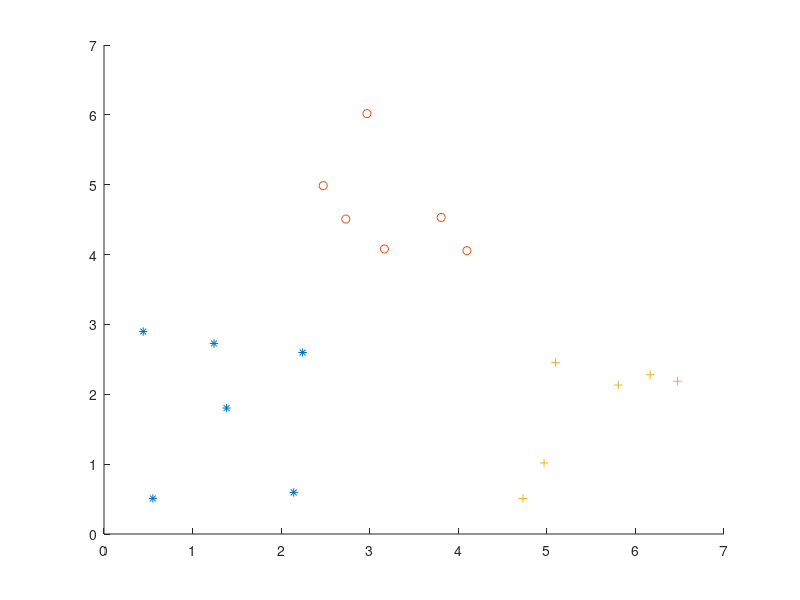

The MATLAB source for this figure: (Note: this script raises an error after producing the figure.)
clc;clear;

x1(1,1)=2.1418;x1(1,2)=0.5950;x1(2,1)=0.5519;x1(2,2)=0.5091;
x1(3,1)=1.3836;x1(3,2)=1.8033;x1(4,1)=1.2419;x1(4,2)=2.7278;
x1(5,1)=0.4427;x1(5,2)=2.8981;x1(6,1)=2.2427;x1(6,2)=2.5981;

x2(1,1)=2.7302;x2(1,2)=4.5080;x2(2,1)=3.8067;x2(2,2)=4.5319;
x2(3,1)=3.1664;x2(3,2)=4.0801;x2(4,1)=2.9686;x2(4,2)=6.0172;
x2(5,1)=4.0973;x2(5,2)=4.0559;x2(6,1)=2.4755;x2(6,2)=4.9869;

x3(1,1)=4.7302;x3(1,2)=0.5080;x3(2,1)=5.8067;x3(2,2)=2.1319;
x3(3,1)=6.1664;x3(3,2)=2.2801;x3(4,1)=4.9686;x3(4,2)=1.0172;
x3(5,1)=5.0973;x3(5,2)=2.4559;x3(6,1)=6.4755;x3(6,2)=2.1869;
figure(1);hold on;plot(x1(:,1),x1(:,2),'*',x2(:,1),x2(:,2),'o',x3(:,1),x3(:,2),'+');hold off

x1(:,3)=1;x2(:,3)=1;x3(:,3)=1;
p=0.6;s = true;n=1;%p为迭代步长
w1=[0;0;0];w2=[0;0;0];w3=[0;0;0];ws=[0;0;0];

while s
    %仅在分类错误时对更改权向量，进行惩罚
    for i=1:length(x1)
        if (x1(i,:)*w1 <= x1(i,:)*w2)
            w1 = w1+p*x1(i,:)';w2 = w2-p*x1(i,:)';ws = ws+x1(i,:)';end
        if (x1(i,:)*w1 <= x1(i,:)*w3)
            w1 = w1+p*x1(i,:)';w3 = w3-p*x1(i,:)';ws = ws+x1(i,:)';end
    end
    
    for i=1:length(x2)
        if (x2(i,:)*w2 <= x2(i,:)*w1)
            w2 = w2+p*x2(i,:)';w1 = w1-p*x2(i,:)';ws = ws+x2(i,:)';end
        if (x2(i,:)*w2 <= x2(i,:)*w3)
            w2 = w2+p*x2(i,:)';w3 = w3-p*x2(i,:)';ws = ws+x2(i,:)';end
    end
    for i=1:length(x3)
        if (x3(i,:)*w3 <= x3(i,:)*w1)
            w3 = w3+p*x3(i,:)';w1 = w1-p*x3(i,:)';ws = ws+x3(i,:)';end
        if (x3(i,:)*w3 <= x3(i,:)*w2)
            w3 = w3+p*x3(i,:)';w2 = w2-p*x3(i,:)';ws = ws+x3(i,:)';end
    end
    if (ws == [0;0;0]) s = false; %#ok<*SEPEX>
    else n = n + 1;ws = [0;0;0];end
end

F1 = @(x,y) w1(1)*x+w1(2)*y+w1(3);
F2 = @(x,y) w2(1)*x+w2(2)*y+w2(3);
F3 = @(x,y) w3(1)*x+w3(2)*y+w3(3);
hold on;fimplicit(F1,'r');fimplicit(F2,'g');fimplicit(F3,'b');hold off;
axis([0,12,0,6]);

input_args(1,3)=1;
[vmax,index] = max([input_args*w1,input_args*w2,input_args*w3]);
disp(strcat('w',num2str(index)))